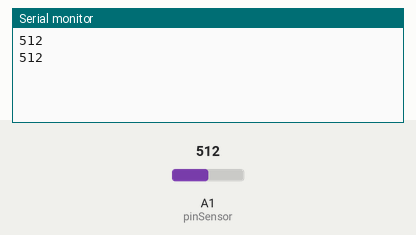
The sketch below on a simulated Arduino Uno, built with avr-gcc and run on an emulated ATmega328P. Shown: the last lines printed to the serial monitor. The inputs (shaded band) are chosen by the test bench; at power-on: A1 (pinSensor) = 512.

Above: at 2.2 s.
2.3 s: A1 (pinSensor) set to 716
At 3.4 s:
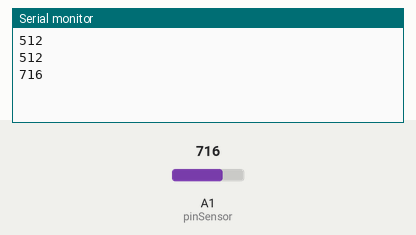
3.8 s: A1 (pinSensor) set to 900
At 4.8 s:
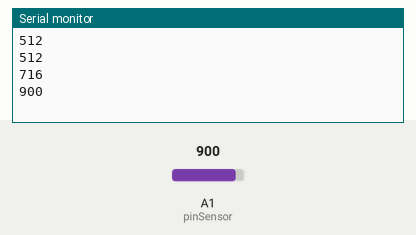
Timing chart, 0 to 6.8 s (numbered marks = the images above; inputs shaded):
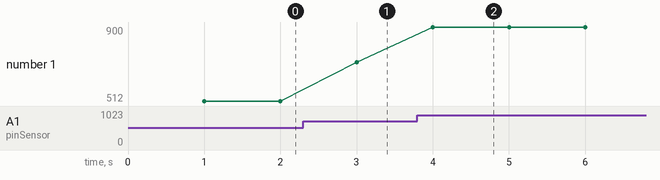

Measured:
- after the input at 2.3 s, the serial monitor: prints a new line after 0.70 s (image 1)
- after the input at 3.8 s, the serial monitor: prints a new line after 0.20 s (image 2)
- plotted number 1: 512 → 716 after the input at 2.3 s, 716 → 900 after the input at 3.8 s

The sketch:

exemplo7.ino
```cpp
const int pinSensor = A1;
int valor;

void setup() {
    Serial.begin(9600);
    delay(1000);
}

void loop() {
    valor =  analogRead(pinSensor);
    Serial.println(valor);
    delay(1000);
}
```
